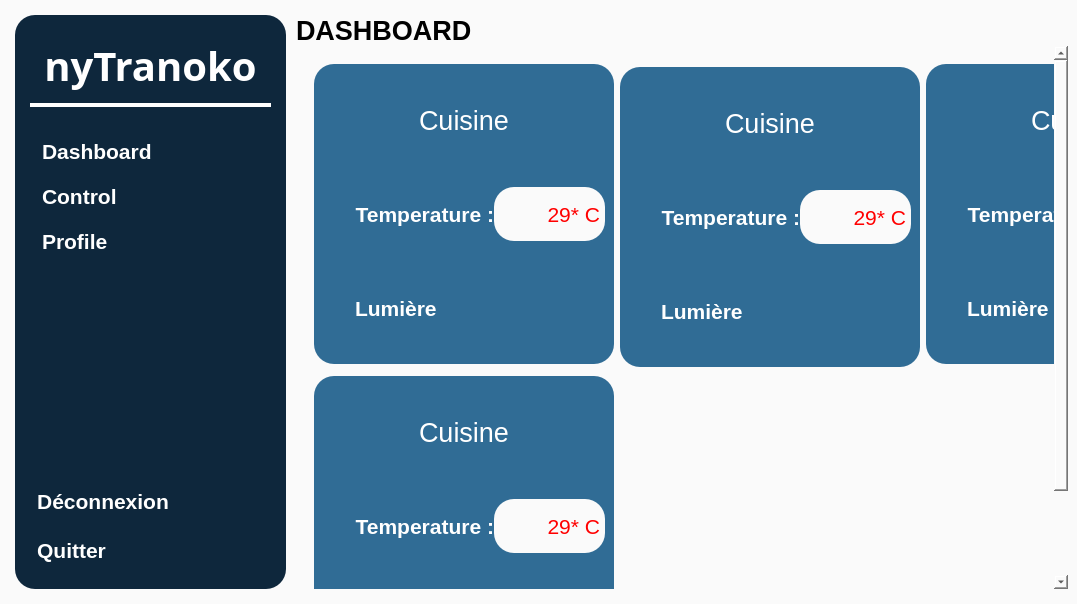
<?xml version="1.0" encoding="UTF-8"?>
<ui version="4.0">
 <class>homeWindow</class>
 <widget class="QWidget" name="homeWindow">
  <property name="geometry">
   <rect>
    <x>0</x>
    <y>0</y>
    <width>1077</width>
    <height>604</height>
   </rect>
  </property>
  <property name="windowTitle">
   <string>Home</string>
  </property>
  <property name="styleSheet">
   <string notr="true">background-color: rgb(250, 250, 250)</string>
  </property>
  <layout class="QHBoxLayout" name="homeWindowLayout">
   <property name="spacing">
    <number>10</number>
   </property>
   <property name="leftMargin">
    <number>15</number>
   </property>
   <property name="topMargin">
    <number>15</number>
   </property>
   <property name="rightMargin">
    <number>0</number>
   </property>
   <property name="bottomMargin">
    <number>15</number>
   </property>
   <item>
    <widget class="QWidget" name="sidebar" native="true">
     <property name="styleSheet">
      <string notr="true">QWidget {
	background-color: #0e273c;
	color: #fff;
	border-radius: 20px;
}

QPushButton {
	padding: 5px;
}

</string>
     </property>
     <layout class="QVBoxLayout" name="sidebarLayout" stretch="0,1,0">
      <property name="spacing">
       <number>15</number>
      </property>
      <property name="sizeConstraint">
       <enum>QLayout::SetDefaultConstraint</enum>
      </property>
      <property name="leftMargin">
       <number>15</number>
      </property>
      <property name="rightMargin">
       <number>15</number>
      </property>
      <item alignment="Qt::AlignLeft|Qt::AlignTop">
       <widget class="QLabel" name="label">
        <property name="font">
         <font>
          <family>MV Boli</family>
          <pointsize>30</pointsize>
          <weight>75</weight>
          <bold>true</bold>
         </font>
        </property>
        <property name="styleSheet">
         <string notr="true">QLabel {
	padding:10px;
	border: 4px solid rgba(0, 0, 0, 0);
	border-bottom-color: #fff;
	border-radius: 0px;
	text-align: center
}</string>
        </property>
        <property name="text">
         <string>nyTranoko</string>
        </property>
        <property name="alignment">
         <set>Qt::AlignCenter</set>
        </property>
       </widget>
      </item>
      <item>
       <widget class="QWidget" name="settingsWidget" native="true">
        <property name="sizePolicy">
         <sizepolicy hsizetype="Preferred" vsizetype="Preferred">
          <horstretch>0</horstretch>
          <verstretch>0</verstretch>
         </sizepolicy>
        </property>
        <property name="autoFillBackground">
         <bool>false</bool>
        </property>
        <property name="styleSheet">
         <string notr="true">QWidget{	
	background-color: rgba(0, 0, 0, 0);
	border-radius: 20px;
}

QPushButton {
	border: 2px solid rgba(0, 0, 0, 0);
	background-color: rbga(0, 0, 0, 0);
	border-radius: none;
	outline: none;
	text-align: left
}
QPushButton:hover {
    border: 2px solid rgba(0, 0, 0, 0);
	outline: none;
	border-bottom-color: rgb(255, 159, 3);
	color:  rgb(255, 159, 3);

}</string>
        </property>
        <layout class="QVBoxLayout" name="settingsWidgetLayout" stretch="0,0,0,0">
         <property name="spacing">
          <number>6</number>
         </property>
         <property name="leftMargin">
          <number>5</number>
         </property>
         <property name="topMargin">
          <number>10</number>
         </property>
         <property name="rightMargin">
          <number>5</number>
         </property>
         <property name="bottomMargin">
          <number>10</number>
         </property>
         <item>
          <widget class="QPushButton" name="dashBtn">
           <property name="sizePolicy">
            <sizepolicy hsizetype="Preferred" vsizetype="Fixed">
             <horstretch>0</horstretch>
             <verstretch>0</verstretch>
            </sizepolicy>
           </property>
           <property name="font">
            <font>
             <pointsize>16</pointsize>
             <weight>75</weight>
             <bold>true</bold>
            </font>
           </property>
           <property name="cursor">
            <cursorShape>PointingHandCursor</cursorShape>
           </property>
           <property name="styleSheet">
            <string notr="true"/>
           </property>
           <property name="text">
            <string>Dashboard</string>
           </property>
           <property name="icon">
            <iconset>
             <normaloff>../../resources/icons/dashboard.png</normaloff>../../resources/icons/dashboard.png</iconset>
           </property>
           <property name="iconSize">
            <size>
             <width>32</width>
             <height>32</height>
            </size>
           </property>
          </widget>
         </item>
         <item>
          <widget class="QPushButton" name="controlBtn">
           <property name="font">
            <font>
             <pointsize>16</pointsize>
             <weight>75</weight>
             <bold>true</bold>
            </font>
           </property>
           <property name="cursor">
            <cursorShape>PointingHandCursor</cursorShape>
           </property>
           <property name="text">
            <string>Control</string>
           </property>
           <property name="icon">
            <iconset>
             <normaloff>../../resources/icons/energy-system.png</normaloff>../../resources/icons/energy-system.png</iconset>
           </property>
           <property name="iconSize">
            <size>
             <width>32</width>
             <height>32</height>
            </size>
           </property>
          </widget>
         </item>
         <item>
          <widget class="QPushButton" name="profileBtn">
           <property name="font">
            <font>
             <pointsize>16</pointsize>
             <weight>75</weight>
             <bold>true</bold>
            </font>
           </property>
           <property name="cursor">
            <cursorShape>PointingHandCursor</cursorShape>
           </property>
           <property name="text">
            <string>Profile</string>
           </property>
           <property name="icon">
            <iconset>
             <normaloff>../../resources/icons/profile.png</normaloff>../../resources/icons/profile.png</iconset>
           </property>
           <property name="iconSize">
            <size>
             <width>32</width>
             <height>32</height>
            </size>
           </property>
          </widget>
         </item>
         <item>
          <widget class="QLabel" name="emptyLabel">
           <property name="text">
            <string/>
           </property>
          </widget>
         </item>
        </layout>
       </widget>
      </item>
      <item alignment="Qt::AlignBottom">
       <widget class="QWidget" name="quitWidget" native="true">
        <property name="styleSheet">
         <string notr="true">QWidget {
	background-color: rgba(0, 0, 0, 0);
	border-radius: 20px;
	color: #fff;
}

QPushButton {
	border: 2px solid rgba(0, 0, 0, 0);
	background-color: rbga(0, 0, 0, 0);
	border-radius: none;
	outline: none;
}

QPushButton:hover {
	
	color: rgb(255, 159, 3);
}</string>
        </property>
        <layout class="QVBoxLayout" name="quitWidgetLayout">
         <property name="spacing">
          <number>10</number>
         </property>
         <property name="leftMargin">
          <number>0</number>
         </property>
         <property name="topMargin">
          <number>10</number>
         </property>
         <property name="rightMargin">
          <number>0</number>
         </property>
         <property name="bottomMargin">
          <number>10</number>
         </property>
         <item alignment="Qt::AlignLeft">
          <widget class="QPushButton" name="logoutBtn">
           <property name="font">
            <font>
             <family>MS Shell Dlg 2</family>
             <pointsize>16</pointsize>
             <weight>75</weight>
             <italic>false</italic>
             <bold>true</bold>
            </font>
           </property>
           <property name="cursor">
            <cursorShape>PointingHandCursor</cursorShape>
           </property>
           <property name="text">
            <string>Déconnexion</string>
           </property>
           <property name="icon">
            <iconset>
             <normaloff>../../resources/icons/check-out.png</normaloff>../../resources/icons/check-out.png</iconset>
           </property>
           <property name="iconSize">
            <size>
             <width>32</width>
             <height>32</height>
            </size>
           </property>
          </widget>
         </item>
         <item alignment="Qt::AlignLeft">
          <widget class="QPushButton" name="quitBtn">
           <property name="font">
            <font>
             <pointsize>16</pointsize>
             <weight>75</weight>
             <bold>true</bold>
            </font>
           </property>
           <property name="cursor">
            <cursorShape>PointingHandCursor</cursorShape>
           </property>
           <property name="text">
            <string>Quitter</string>
           </property>
           <property name="icon">
            <iconset>
             <normaloff>../../resources/icons/switch.png</normaloff>../../resources/icons/switch.png</iconset>
           </property>
           <property name="iconSize">
            <size>
             <width>30</width>
             <height>30</height>
            </size>
           </property>
          </widget>
         </item>
        </layout>
       </widget>
      </item>
     </layout>
    </widget>
   </item>
   <item>
    <widget class="QStackedWidget" name="mainWidget">
     <property name="styleSheet">
      <string notr="true">QStackedWidget &gt; QWidget &gt; QLabel {
	padding-top: 40px;
	background-color: rgba(0, 0, 0, 0);
	color: #0e273c;
}
</string>
     </property>
     <property name="currentIndex">
      <number>0</number>
     </property>
     <widget class="QWidget" name="dashboard">
      <property name="styleSheet">
       <string notr="true"/>
      </property>
      <layout class="QVBoxLayout" name="dashboardLayout" stretch="0,0">
       <property name="spacing">
        <number>0</number>
       </property>
       <property name="leftMargin">
        <number>0</number>
       </property>
       <property name="topMargin">
        <number>0</number>
       </property>
       <property name="bottomMargin">
        <number>0</number>
       </property>
       <item>
        <widget class="QLabel" name="dashboardTitle">
         <property name="font">
          <font>
           <pointsize>20</pointsize>
           <weight>75</weight>
           <bold>true</bold>
          </font>
         </property>
         <property name="styleSheet">
          <string notr="true"/>
         </property>
         <property name="text">
          <string>DASHBOARD</string>
         </property>
        </widget>
       </item>
       <item>
        <widget class="QScrollArea" name="scrollArea">
         <property name="frameShape">
          <enum>QFrame::NoFrame</enum>
         </property>
         <property name="lineWidth">
          <number>0</number>
         </property>
         <property name="verticalScrollBarPolicy">
          <enum>Qt::ScrollBarAsNeeded</enum>
         </property>
         <property name="horizontalScrollBarPolicy">
          <enum>Qt::ScrollBarAlwaysOff</enum>
         </property>
         <property name="widgetResizable">
          <bool>true</bool>
         </property>
         <property name="alignment">
          <set>Qt::AlignCenter</set>
         </property>
         <widget class="QWidget" name="scrollAreaContainer">
          <property name="geometry">
           <rect>
            <x>0</x>
            <y>0</y>
            <width>948</width>
            <height>642</height>
           </rect>
          </property>
          <layout class="QGridLayout" name="scrollAreaContainerLayout">
           <item row="0" column="0">
            <widget class="QWidget" name="dashboardContainer" native="true">
             <property name="layoutDirection">
              <enum>Qt::LeftToRight</enum>
             </property>
             <property name="styleSheet">
              <string notr="true"/>
             </property>
             <layout class="QGridLayout" name="gridLayout">
              <item row="0" column="0" rowspan="2" alignment="Qt::AlignLeft|Qt::AlignTop">
               <widget class="QWidget" name="content_1" native="true">
                <property name="minimumSize">
                 <size>
                  <width>300</width>
                  <height>300</height>
                 </size>
                </property>
                <property name="maximumSize">
                 <size>
                  <width>300</width>
                  <height>300</height>
                 </size>
                </property>
                <property name="styleSheet">
                 <string notr="true">QWidget {
	background-color: rgb(48, 108, 149);
	border-radius: 20px;
}

QWidget QLabel {
	color: #fff;
}</string>
                </property>
                <layout class="QVBoxLayout" name="content_1_layout">
                 <property name="spacing">
                  <number>0</number>
                 </property>
                 <item>
                  <widget class="QLabel" name="content_1_title">
                   <property name="font">
                    <font>
                     <pointsize>20</pointsize>
                    </font>
                   </property>
                   <property name="text">
                    <string>Cuisine</string>
                   </property>
                   <property name="alignment">
                    <set>Qt::AlignCenter</set>
                   </property>
                  </widget>
                 </item>
                 <item>
                  <widget class="QWidget" name="temperature_1_widget" native="true">
                   <layout class="QHBoxLayout" name="temperature_1_widget_layout" stretch="0,1,1">
                    <property name="spacing">
                     <number>0</number>
                    </property>
                    <property name="leftMargin">
                     <number>0</number>
                    </property>
                    <property name="topMargin">
                     <number>0</number>
                    </property>
                    <property name="rightMargin">
                     <number>0</number>
                    </property>
                    <property name="bottomMargin">
                     <number>0</number>
                    </property>
                    <item>
                     <widget class="QPushButton" name="temperature_1_icon">
                      <property name="text">
                       <string/>
                      </property>
                      <property name="icon">
                       <iconset>
                        <normaloff>../../resources/icons/thermometer.png</normaloff>../../resources/icons/thermometer.png</iconset>
                      </property>
                      <property name="iconSize">
                       <size>
                        <width>56</width>
                        <height>56</height>
                       </size>
                      </property>
                     </widget>
                    </item>
                    <item>
                     <widget class="QLabel" name="temperature_1">
                      <property name="font">
                       <font>
                        <pointsize>16</pointsize>
                        <weight>75</weight>
                        <bold>true</bold>
                       </font>
                      </property>
                      <property name="text">
                       <string>Temperature :</string>
                      </property>
                      <property name="scaledContents">
                       <bool>true</bool>
                      </property>
                      <property name="alignment">
                       <set>Qt::AlignRight|Qt::AlignTrailing|Qt::AlignVCenter</set>
                      </property>
                     </widget>
                    </item>
                    <item>
                     <widget class="QLabel" name="temperature_1_value">
                      <property name="font">
                       <font>
                        <pointsize>16</pointsize>
                       </font>
                      </property>
                      <property name="styleSheet">
                       <string notr="true">background-color: rgb(250, 250, 250);
margin: 20px 0px;
color: rgb(255, 0, 0)</string>
                      </property>
                      <property name="text">
                       <string>29* C</string>
                      </property>
                      <property name="alignment">
                       <set>Qt::AlignRight|Qt::AlignTrailing|Qt::AlignVCenter</set>
                      </property>
                     </widget>
                    </item>
                   </layout>
                  </widget>
                 </item>
                 <item>
                  <widget class="QWidget" name="light_1_widget" native="true">
                   <layout class="QHBoxLayout" name="light_1_widget_layout" stretch="0,1,0">
                    <property name="spacing">
                     <number>0</number>
                    </property>
                    <property name="leftMargin">
                     <number>0</number>
                    </property>
                    <property name="topMargin">
                     <number>0</number>
                    </property>
                    <property name="rightMargin">
                     <number>0</number>
                    </property>
                    <property name="bottomMargin">
                     <number>0</number>
                    </property>
                    <item alignment="Qt::AlignLeft">
                     <widget class="QPushButton" name="light_1_icon">
                      <property name="text">
                       <string/>
                      </property>
                      <property name="icon">
                       <iconset>
                        <normaloff>../../resources/icons/lamp.png</normaloff>../../resources/icons/lamp.png</iconset>
                      </property>
                      <property name="iconSize">
                       <size>
                        <width>56</width>
                        <height>56</height>
                       </size>
                      </property>
                     </widget>
                    </item>
                    <item alignment="Qt::AlignLeft">
                     <widget class="QLabel" name="light_1">
                      <property name="font">
                       <font>
                        <pointsize>16</pointsize>
                        <weight>75</weight>
                        <bold>true</bold>
                       </font>
                      </property>
                      <property name="text">
                       <string>Lumière</string>
                      </property>
                     </widget>
                    </item>
                    <item>
                     <widget class="QPushButton" name="light_1_switch">
                      <property name="text">
                       <string/>
                      </property>
                      <property name="icon">
                       <iconset>
                        <normaloff>../../resources/icons/switch-on.png</normaloff>../../resources/icons/switch-on.png</iconset>
                      </property>
                      <property name="iconSize">
                       <size>
                        <width>64</width>
                        <height>64</height>
                       </size>
                      </property>
                     </widget>
                    </item>
                   </layout>
                  </widget>
                 </item>
                </layout>
               </widget>
              </item>
              <item row="2" column="0" colspan="2" alignment="Qt::AlignLeft|Qt::AlignTop">
               <widget class="QWidget" name="content_4" native="true">
                <property name="minimumSize">
                 <size>
                  <width>300</width>
                  <height>300</height>
                 </size>
                </property>
                <property name="maximumSize">
                 <size>
                  <width>300</width>
                  <height>300</height>
                 </size>
                </property>
                <property name="styleSheet">
                 <string notr="true">QWidget {
	background-color: rgb(48, 108, 149);
	border-radius: 20px;
}

QWidget QLabel {
	color: #fff;
}</string>
                </property>
                <layout class="QVBoxLayout" name="content_1_layout_4">
                 <property name="spacing">
                  <number>0</number>
                 </property>
                 <item>
                  <widget class="QLabel" name="content_1_title_4">
                   <property name="font">
                    <font>
                     <pointsize>20</pointsize>
                    </font>
                   </property>
                   <property name="text">
                    <string>Cuisine</string>
                   </property>
                   <property name="alignment">
                    <set>Qt::AlignCenter</set>
                   </property>
                  </widget>
                 </item>
                 <item>
                  <widget class="QWidget" name="temperature_1_widget_4" native="true">
                   <layout class="QHBoxLayout" name="temperature_1_widget_layout_4" stretch="0,1,1">
                    <property name="spacing">
                     <number>0</number>
                    </property>
                    <property name="leftMargin">
                     <number>0</number>
                    </property>
                    <property name="topMargin">
                     <number>0</number>
                    </property>
                    <property name="rightMargin">
                     <number>0</number>
                    </property>
                    <property name="bottomMargin">
                     <number>0</number>
                    </property>
                    <item>
                     <widget class="QPushButton" name="temperature_1_icon_4">
                      <property name="text">
                       <string/>
                      </property>
                      <property name="icon">
                       <iconset>
                        <normaloff>../../resources/icons/thermometer.png</normaloff>../../resources/icons/thermometer.png</iconset>
                      </property>
                      <property name="iconSize">
                       <size>
                        <width>56</width>
                        <height>56</height>
                       </size>
                      </property>
                     </widget>
                    </item>
                    <item>
                     <widget class="QLabel" name="temperature_4">
                      <property name="font">
                       <font>
                        <pointsize>16</pointsize>
                        <weight>75</weight>
                        <bold>true</bold>
                       </font>
                      </property>
                      <property name="text">
                       <string>Temperature :</string>
                      </property>
                      <property name="scaledContents">
                       <bool>true</bool>
                      </property>
                      <property name="alignment">
                       <set>Qt::AlignRight|Qt::AlignTrailing|Qt::AlignVCenter</set>
                      </property>
                     </widget>
                    </item>
                    <item>
                     <widget class="QLabel" name="temperature_1_value_4">
                      <property name="font">
                       <font>
                        <pointsize>16</pointsize>
                       </font>
                      </property>
                      <property name="styleSheet">
                       <string notr="true">background-color: rgb(250, 250, 250);
margin: 20px 0px;
color: rgb(255, 0, 0)</string>
                      </property>
                      <property name="text">
                       <string>29* C</string>
                      </property>
                      <property name="alignment">
                       <set>Qt::AlignRight|Qt::AlignTrailing|Qt::AlignVCenter</set>
                      </property>
                     </widget>
                    </item>
                   </layout>
                  </widget>
                 </item>
                 <item>
                  <widget class="QWidget" name="light_1_widget_4" native="true">
                   <layout class="QHBoxLayout" name="light_1_widget_layout_4" stretch="0,1,0">
                    <property name="spacing">
                     <number>0</number>
                    </property>
                    <property name="leftMargin">
                     <number>0</number>
                    </property>
                    <property name="topMargin">
                     <number>0</number>
                    </property>
                    <property name="rightMargin">
                     <number>0</number>
                    </property>
                    <property name="bottomMargin">
                     <number>0</number>
                    </property>
                    <item alignment="Qt::AlignLeft">
                     <widget class="QPushButton" name="light_1_icon_4">
                      <property name="text">
                       <string/>
                      </property>
                      <property name="icon">
                       <iconset>
                        <normaloff>../../resources/icons/lamp.png</normaloff>../../resources/icons/lamp.png</iconset>
                      </property>
                      <property name="iconSize">
                       <size>
                        <width>56</width>
                        <height>56</height>
                       </size>
                      </property>
                     </widget>
                    </item>
                    <item alignment="Qt::AlignLeft">
                     <widget class="QLabel" name="light_4">
                      <property name="font">
                       <font>
                        <pointsize>16</pointsize>
                        <weight>75</weight>
                        <bold>true</bold>
                       </font>
                      </property>
                      <property name="text">
                       <string>Lumière</string>
                      </property>
                     </widget>
                    </item>
                    <item>
                     <widget class="QPushButton" name="light_1_switch_4">
                      <property name="text">
                       <string/>
                      </property>
                      <property name="icon">
                       <iconset>
                        <normaloff>../../resources/icons/switch-on.png</normaloff>../../resources/icons/switch-on.png</iconset>
                      </property>
                      <property name="iconSize">
                       <size>
                        <width>64</width>
                        <height>64</height>
                       </size>
                      </property>
                     </widget>
                    </item>
                   </layout>
                  </widget>
                 </item>
                </layout>
               </widget>
              </item>
              <item row="0" column="3" alignment="Qt::AlignLeft|Qt::AlignTop">
               <widget class="QWidget" name="content_2" native="true">
                <property name="minimumSize">
                 <size>
                  <width>300</width>
                  <height>300</height>
                 </size>
                </property>
                <property name="maximumSize">
                 <size>
                  <width>300</width>
                  <height>300</height>
                 </size>
                </property>
                <property name="styleSheet">
                 <string notr="true">QWidget {
	background-color: rgb(48, 108, 149);
	border-radius: 20px;
}

QWidget QLabel {
	color: #fff;
}</string>
                </property>
                <layout class="QVBoxLayout" name="content_1_layout_2">
                 <property name="spacing">
                  <number>0</number>
                 </property>
                 <item>
                  <widget class="QLabel" name="content_1_title_2">
                   <property name="font">
                    <font>
                     <pointsize>20</pointsize>
                    </font>
                   </property>
                   <property name="text">
                    <string>Cuisine</string>
                   </property>
                   <property name="alignment">
                    <set>Qt::AlignCenter</set>
                   </property>
                  </widget>
                 </item>
                 <item>
                  <widget class="QWidget" name="temperature_1_widget_2" native="true">
                   <layout class="QHBoxLayout" name="temperature_1_widget_layout_2" stretch="0,1,1">
                    <property name="spacing">
                     <number>0</number>
                    </property>
                    <property name="leftMargin">
                     <number>0</number>
                    </property>
                    <property name="topMargin">
                     <number>0</number>
                    </property>
                    <property name="rightMargin">
                     <number>0</number>
                    </property>
                    <property name="bottomMargin">
                     <number>0</number>
                    </property>
                    <item>
                     <widget class="QPushButton" name="temperature_1_icon_2">
                      <property name="text">
                       <string/>
                      </property>
                      <property name="icon">
                       <iconset>
                        <normaloff>../../resources/icons/thermometer.png</normaloff>../../resources/icons/thermometer.png</iconset>
                      </property>
                      <property name="iconSize">
                       <size>
                        <width>56</width>
                        <height>56</height>
                       </size>
                      </property>
                     </widget>
                    </item>
                    <item>
                     <widget class="QLabel" name="temperature_2">
                      <property name="font">
                       <font>
                        <pointsize>16</pointsize>
                        <weight>75</weight>
                        <bold>true</bold>
                       </font>
                      </property>
                      <property name="text">
                       <string>Temperature :</string>
                      </property>
                      <property name="scaledContents">
                       <bool>true</bool>
                      </property>
                      <property name="alignment">
                       <set>Qt::AlignRight|Qt::AlignTrailing|Qt::AlignVCenter</set>
                      </property>
                     </widget>
                    </item>
                    <item>
                     <widget class="QLabel" name="temperature_1_value_2">
                      <property name="font">
                       <font>
                        <pointsize>16</pointsize>
                       </font>
                      </property>
                      <property name="styleSheet">
                       <string notr="true">background-color: rgb(250, 250, 250);
margin: 20px 0px;
color: rgb(255, 0, 0)</string>
                      </property>
                      <property name="text">
                       <string>29* C</string>
                      </property>
                      <property name="alignment">
                       <set>Qt::AlignRight|Qt::AlignTrailing|Qt::AlignVCenter</set>
                      </property>
                     </widget>
                    </item>
                   </layout>
                  </widget>
                 </item>
                 <item>
                  <widget class="QWidget" name="light_1_widget_2" native="true">
                   <layout class="QHBoxLayout" name="light_1_widget_layout_2" stretch="0,1,0">
                    <property name="spacing">
                     <number>0</number>
                    </property>
                    <property name="leftMargin">
                     <number>0</number>
                    </property>
                    <property name="topMargin">
                     <number>0</number>
                    </property>
                    <property name="rightMargin">
                     <number>0</number>
                    </property>
                    <property name="bottomMargin">
                     <number>0</number>
                    </property>
                    <item alignment="Qt::AlignLeft">
                     <widget class="QPushButton" name="light_1_icon_2">
                      <property name="text">
                       <string/>
                      </property>
                      <property name="icon">
                       <iconset>
                        <normaloff>../../resources/icons/lamp.png</normaloff>../../resources/icons/lamp.png</iconset>
                      </property>
                      <property name="iconSize">
                       <size>
                        <width>56</width>
                        <height>56</height>
                       </size>
                      </property>
                     </widget>
                    </item>
                    <item alignment="Qt::AlignLeft">
                     <widget class="QLabel" name="light_2">
                      <property name="font">
                       <font>
                        <pointsize>16</pointsize>
                        <weight>75</weight>
                        <bold>true</bold>
                       </font>
                      </property>
                      <property name="text">
                       <string>Lumière</string>
                      </property>
                     </widget>
                    </item>
                    <item>
                     <widget class="QPushButton" name="light_1_switch_2">
                      <property name="text">
                       <string/>
                      </property>
                      <property name="icon">
                       <iconset>
                        <normaloff>../../resources/icons/switch-on.png</normaloff>../../resources/icons/switch-on.png</iconset>
                      </property>
                      <property name="iconSize">
                       <size>
                        <width>64</width>
                        <height>64</height>
                       </size>
                      </property>
                     </widget>
                    </item>
                   </layout>
                  </widget>
                 </item>
                </layout>
               </widget>
              </item>
              <item row="0" column="1" rowspan="2" colspan="2">
               <widget class="QWidget" name="content_3" native="true">
                <property name="minimumSize">
                 <size>
                  <width>300</width>
                  <height>300</height>
                 </size>
                </property>
                <property name="maximumSize">
                 <size>
                  <width>300</width>
                  <height>300</height>
                 </size>
                </property>
                <property name="styleSheet">
                 <string notr="true">QWidget {
	background-color: rgb(48, 108, 149);
	border-radius: 20px;
}

QWidget QLabel {
	color: #fff;
}</string>
                </property>
                <layout class="QVBoxLayout" name="content_1_layout_3">
                 <property name="spacing">
                  <number>0</number>
                 </property>
                 <item>
                  <widget class="QLabel" name="content_1_title_3">
                   <property name="font">
                    <font>
                     <pointsize>20</pointsize>
                    </font>
                   </property>
                   <property name="text">
                    <string>Cuisine</string>
                   </property>
                   <property name="alignment">
                    <set>Qt::AlignCenter</set>
                   </property>
                  </widget>
                 </item>
                 <item>
                  <widget class="QWidget" name="temperature_1_widget_3" native="true">
                   <layout class="QHBoxLayout" name="temperature_1_widget_layout_3" stretch="0,1,1">
                    <property name="spacing">
                     <number>0</number>
                    </property>
                    <property name="leftMargin">
                     <number>0</number>
                    </property>
                    <property name="topMargin">
                     <number>0</number>
                    </property>
                    <property name="rightMargin">
                     <number>0</number>
                    </property>
                    <property name="bottomMargin">
                     <number>0</number>
                    </property>
                    <item>
                     <widget class="QPushButton" name="temperature_1_icon_3">
                      <property name="text">
                       <string/>
                      </property>
                      <property name="icon">
                       <iconset>
                        <normaloff>../../resources/icons/thermometer.png</normaloff>../../resources/icons/thermometer.png</iconset>
                      </property>
                      <property name="iconSize">
                       <size>
                        <width>56</width>
                        <height>56</height>
                       </size>
                      </property>
                     </widget>
                    </item>
                    <item>
                     <widget class="QLabel" name="temperature_3">
                      <property name="font">
                       <font>
                        <pointsize>16</pointsize>
                        <weight>75</weight>
                        <bold>true</bold>
                       </font>
                      </property>
                      <property name="text">
                       <string>Temperature :</string>
                      </property>
                      <property name="scaledContents">
                       <bool>true</bool>
                      </property>
                      <property name="alignment">
                       <set>Qt::AlignRight|Qt::AlignTrailing|Qt::AlignVCenter</set>
                      </property>
                     </widget>
                    </item>
                    <item>
                     <widget class="QLabel" name="temperature_1_value_3">
                      <property name="font">
                       <font>
                        <pointsize>16</pointsize>
                       </font>
                      </property>
                      <property name="styleSheet">
                       <string notr="true">background-color: rgb(250, 250, 250);
margin: 20px 0px;
color: rgb(255, 0, 0)</string>
                      </property>
                      <property name="text">
                       <string>29* C</string>
                      </property>
                      <property name="alignment">
                       <set>Qt::AlignRight|Qt::AlignTrailing|Qt::AlignVCenter</set>
                      </property>
                     </widget>
                    </item>
                   </layout>
                  </widget>
                 </item>
                 <item>
                  <widget class="QWidget" name="light_1_widget_3" native="true">
                   <layout class="QHBoxLayout" name="light_1_widget_layout_3" stretch="0,1,0">
                    <property name="spacing">
                     <number>0</number>
                    </property>
                    <property name="leftMargin">
                     <number>0</number>
                    </property>
                    <property name="topMargin">
                     <number>0</number>
                    </property>
                    <property name="rightMargin">
                     <number>0</number>
                    </property>
                    <property name="bottomMargin">
                     <number>0</number>
                    </property>
                    <item alignment="Qt::AlignLeft">
                     <widget class="QPushButton" name="light_1_icon_3">
                      <property name="text">
                       <string/>
                      </property>
                      <property name="icon">
                       <iconset>
                        <normaloff>../../resources/icons/lamp.png</normaloff>../../resources/icons/lamp.png</iconset>
                      </property>
                      <property name="iconSize">
                       <size>
                        <width>56</width>
                        <height>56</height>
                       </size>
                      </property>
                     </widget>
                    </item>
                    <item alignment="Qt::AlignLeft">
                     <widget class="QLabel" name="light_3">
                      <property name="font">
                       <font>
                        <pointsize>16</pointsize>
                        <weight>75</weight>
                        <bold>true</bold>
                       </font>
                      </property>
                      <property name="text">
                       <string>Lumière</string>
                      </property>
                     </widget>
                    </item>
                    <item>
                     <widget class="QPushButton" name="light_1_switch_3">
                      <property name="text">
                       <string/>
                      </property>
                      <property name="icon">
                       <iconset>
                        <normaloff>../../resources/icons/switch-on.png</normaloff>../../resources/icons/switch-on.png</iconset>
                      </property>
                      <property name="iconSize">
                       <size>
                        <width>64</width>
                        <height>64</height>
                       </size>
                      </property>
                     </widget>
                    </item>
                   </layout>
                  </widget>
                 </item>
                </layout>
               </widget>
              </item>
             </layout>
            </widget>
           </item>
          </layout>
         </widget>
        </widget>
       </item>
      </layout>
     </widget>
     <widget class="QWidget" name="control">
      <layout class="QVBoxLayout" name="controlLayout" stretch="0,1">
       <property name="spacing">
        <number>0</number>
       </property>
       <property name="leftMargin">
        <number>0</number>
       </property>
       <property name="topMargin">
        <number>0</number>
       </property>
       <property name="bottomMargin">
        <number>0</number>
       </property>
       <item alignment="Qt::AlignTop">
        <widget class="QLabel" name="controlTitle">
         <property name="font">
          <font>
           <pointsize>20</pointsize>
           <weight>75</weight>
           <bold>true</bold>
          </font>
         </property>
         <property name="styleSheet">
          <string notr="true"/>
         </property>
         <property name="text">
          <string>CONTROL</string>
         </property>
        </widget>
       </item>
       <item>
        <widget class="QWidget" name="widget" native="true"/>
       </item>
      </layout>
     </widget>
     <widget class="QWidget" name="profile">
      <property name="styleSheet">
       <string notr="true"/>
      </property>
      <layout class="QVBoxLayout" name="profileLayout" stretch="0,1">
       <property name="spacing">
        <number>0</number>
       </property>
       <property name="leftMargin">
        <number>0</number>
       </property>
       <property name="topMargin">
        <number>0</number>
       </property>
       <property name="rightMargin">
        <number>0</number>
       </property>
       <property name="bottomMargin">
        <number>0</number>
       </property>
       <item alignment="Qt::AlignTop">
        <widget class="QLabel" name="profileTitle">
         <property name="font">
          <font>
           <pointsize>20</pointsize>
           <weight>75</weight>
           <bold>true</bold>
          </font>
         </property>
         <property name="styleSheet">
          <string notr="true"/>
         </property>
         <property name="text">
          <string>PROFILE</string>
         </property>
        </widget>
       </item>
       <item>
        <widget class="QWidget" name="widget_3" native="true"/>
       </item>
      </layout>
     </widget>
    </widget>
   </item>
  </layout>
 </widget>
 <resources/>
 <connections/>
</ui>
